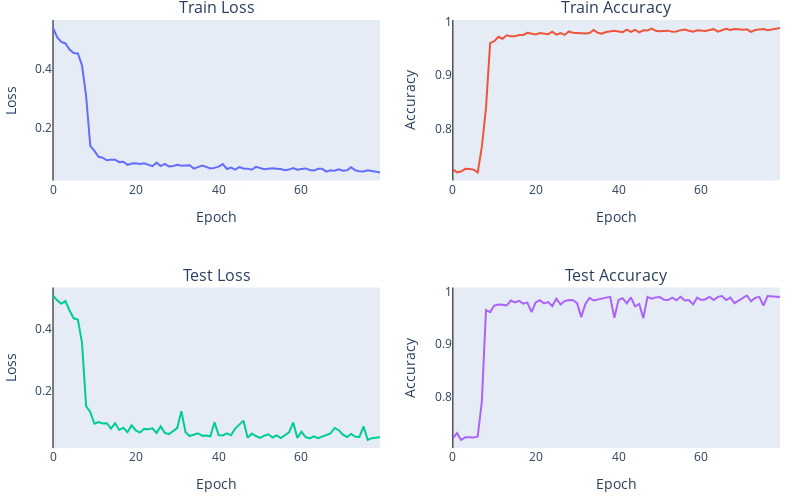
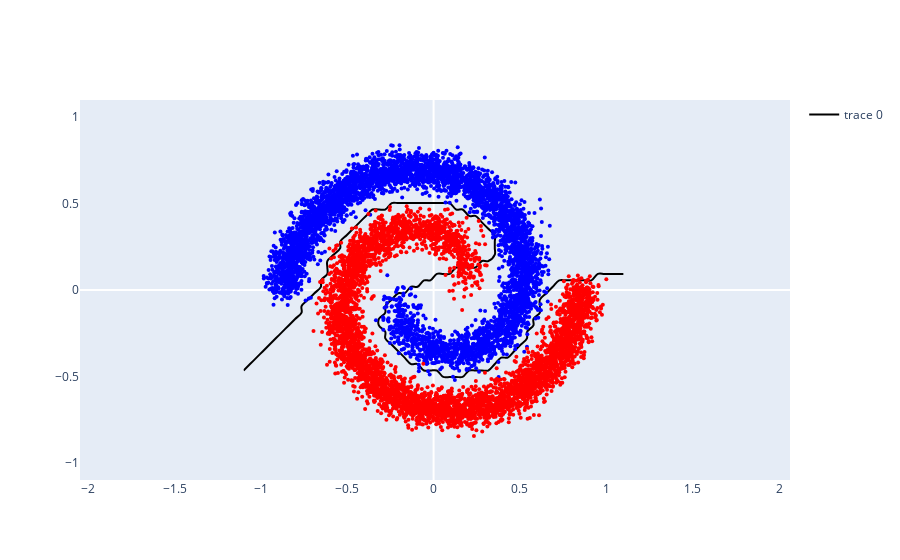

These figures' notebook cell, in order:
### Code cell
### train the model 
train_data, test_data, classA, classB = generate_spiral_sets(5000)


num_epochs = 80
model = DeepNNN(2,3,1)
criterion = nn.CrossEntropyLoss()
lr = 0.1
optimizer = t.optim.Adam(model.parameters(), lr=lr)
model_checkpoints = [copy.deepcopy(model.state_dict())]

train_loss = []
train_acc = []
test_loss = []
test_acc = []
grad_cache = []


for n in tqdm(range(num_epochs)):
    grads = {}
    loss, acc = train(model, train_data, criterion, optimizer, model_checkpoints, grads)
    grad_cache.append(grads)
    train_loss.append(loss)
    train_acc.append(acc)
    t_loss, t_acc = test(model, test_data, criterion)
    test_loss.append(t_loss)
    test_acc.append(t_acc)
print(f"train loss = {loss}, train acc = {acc}, test loss = {t_loss}, test acc = {t_acc}")


plot_metrics(train_loss,train_acc, test_loss, test_acc)

## plot decision boundary 
full_checks = model_checkpoints
plot_decision(classA, classB, model)

### Figure 1 — Plotly figure (JSON) as saved in the notebook; plotly's stock layout.template omitted (floating-point values rounded to 4 significant figures)
{"data": [{"type": "scatter", "xaxis": "x", "y": [0.5388, 0.5078, 0.4914, 0.4865, 0.466, 0.4539, 0.4521, 0.412, 0.3076, 0.1383, 0.1211, 0.1011, 0.09796, 0.08918, 0.09147, 0.0912, 0.08299, 0.0843, 0.07359, 0.0781, 0.07907, 0.07675, 0.07905, 0.07483, 0.06912, 0.08117, 0.06962, 0.07733, 0.06859, 0.07017, 0.07369, 0.07095, 0.07126, 0.07216, 0.06097, 0.06595, 0.07161, 0.06695, 0.06142, 0.0634, 0.06776, 0.07614, 0.05964, 0.06439, 0.05766, 0.06596, 0.06147, 0.06081, 0.05707, 0.06692, 0.06298, 0.05884, 0.06065, 0.06227, 0.06086, 0.05977, 0.05516, 0.0576, 0.06279, 0.05713, 0.05987, 0.06151, 0.05607, 0.05432, 0.06006, 0.06009, 0.05067, 0.05533, 0.05379, 0.05897, 0.05407, 0.05545, 0.06575, 0.05541, 0.05203, 0.05129, 0.05561, 0.05343, 0.05211, 0.0478], "yaxis": "y"}, {"type": "scatter", "xaxis": "x2", "y": [0.7239, 0.7184, 0.7199, 0.7249, 0.7246, 0.7235, 0.7181, 0.7659, 0.8383, 0.9597, 0.9631, 0.9715, 0.9679, 0.9742, 0.9725, 0.9726, 0.975, 0.9749, 0.9789, 0.9775, 0.9758, 0.9784, 0.9775, 0.9764, 0.981, 0.9755, 0.9785, 0.975, 0.9815, 0.979, 0.9785, 0.9776, 0.9776, 0.9784, 0.9844, 0.9789, 0.9774, 0.9805, 0.9821, 0.9828, 0.9814, 0.9801, 0.985, 0.9809, 0.9846, 0.9798, 0.9835, 0.9834, 0.9869, 0.9828, 0.9818, 0.9824, 0.983, 0.9808, 0.9814, 0.9839, 0.9852, 0.9828, 0.981, 0.9838, 0.983, 0.9825, 0.984, 0.9858, 0.9812, 0.9845, 0.9866, 0.9842, 0.986, 0.9858, 0.9849, 0.9855, 0.9806, 0.9842, 0.9848, 0.9859, 0.9838, 0.9851, 0.9855, 0.9879], "yaxis": "y2"}, {"type": "scatter", "xaxis": "x3", "y": [0.5091, 0.4933, 0.482, 0.4912, 0.4605, 0.435, 0.431, 0.3559, 0.1484, 0.1298, 0.09175, 0.09751, 0.09237, 0.09324, 0.0757, 0.09337, 0.07148, 0.07872, 0.06444, 0.08671, 0.06982, 0.06265, 0.07498, 0.07372, 0.07664, 0.06135, 0.08315, 0.06188, 0.05798, 0.06858, 0.07747, 0.1327, 0.06397, 0.05162, 0.05586, 0.06073, 0.05268, 0.05367, 0.05091, 0.09625, 0.0546, 0.05347, 0.06069, 0.05404, 0.07595, 0.09028, 0.1018, 0.04572, 0.06005, 0.05165, 0.04584, 0.05277, 0.05722, 0.04695, 0.05397, 0.04479, 0.05462, 0.06347, 0.09535, 0.04584, 0.06553, 0.04841, 0.04404, 0.05047, 0.04506, 0.04999, 0.0532, 0.05995, 0.07785, 0.0707, 0.056, 0.04805, 0.05828, 0.04944, 0.04899, 0.08284, 0.03885, 0.04464, 0.04628, 0.04812], "yaxis": "y3"}, {"type": "scatter", "xaxis": "x4", "y": [0.7205, 0.7305, 0.7175, 0.7225, 0.7225, 0.722, 0.724, 0.7905, 0.9645, 0.9605, 0.973, 0.975, 0.9745, 0.973, 0.9825, 0.979, 0.982, 0.9765, 0.9785, 0.9605, 0.979, 0.983, 0.977, 0.9795, 0.972, 0.986, 0.975, 0.9815, 0.9835, 0.983, 0.9775, 0.951, 0.976, 0.9875, 0.9825, 0.9845, 0.987, 0.988, 0.9895, 0.9495, 0.9835, 0.987, 0.977, 0.9885, 0.9715, 0.976, 0.949, 0.9895, 0.986, 0.9885, 0.989, 0.984, 0.9835, 0.988, 0.983, 0.9895, 0.9825, 0.9835, 0.975, 0.988, 0.9835, 0.985, 0.9895, 0.9835, 0.9895, 0.991, 0.9835, 0.988, 0.9775, 0.982, 0.9865, 0.992, 0.981, 0.9875, 0.9895, 0.973, 0.991, 0.99, 0.9895, 0.989], "yaxis": "y4"}], "layout": {"annotations": [{"font": {"size": 16}, "showarrow": false, "text": "Train Loss", "x": 0.225, "xanchor": "center", "xref": "paper", "y": 1, "yanchor": "bottom", "yref": "paper"}, {"font": {"size": 16}, "showarrow": false, "text": "Train Accuracy", "x": 0.775, "xanchor": "center", "xref": "paper", "y": 1, "yanchor": "bottom", "yref": "paper"}, {"font": {"size": 16}, "showarrow": false, "text": "Test Loss", "x": 0.225, "xanchor": "center", "xref": "paper", "y": 0.375, "yanchor": "bottom", "yref": "paper"}, {"font": {"size": 16}, "showarrow": false, "text": "Test Accuracy", "x": 0.775, "xanchor": "center", "xref": "paper", "y": 0.375, "yanchor": "bottom", "yref": "paper"}], "font": {"size": 12}, "height": 500, "margin": {"b": 10, "l": 10, "pad": 0, "r": 20, "t": 20}, "showlegend": false, "width": 800, "xaxis": {"anchor": "y", "domain": [0, 0.45], "showgrid": false, "title": {"text": "Epoch"}, "zeroline": true, "zerolinecolor": "black", "zerolinewidth": 1}, "xaxis2": {"anchor": "y2", "domain": [0.55, 1], "showgrid": false, "title": {"text": "Epoch"}, "zeroline": true, "zerolinecolor": "black", "zerolinewidth": 1}, "xaxis3": {"anchor": "y3", "domain": [0, 0.45], "showgrid": false, "title": {"text": "Epoch"}, "zeroline": true, "zerolinecolor": "black", "zerolinewidth": 1}, "xaxis4": {"anchor": "y4", "domain": [0.55, 1], "showgrid": false, "title": {"text": "Epoch"}, "zeroline": true, "zerolinecolor": "black", "zerolinewidth": 1}, "yaxis": {"anchor": "x", "domain": [0.625, 1], "showgrid": false, "title": {"text": "Loss"}}, "yaxis2": {"anchor": "x2", "domain": [0.625, 1], "showgrid": false, "title": {"text": "Accuracy"}}, "yaxis3": {"anchor": "x3", "domain": [0, 0.375], "showgrid": false, "title": {"text": "Loss"}}, "yaxis4": {"anchor": "x4", "domain": [0, 0.375], "showgrid": false, "title": {"text": "Accuracy"}}}}

### Figure 2 — Plotly figure (JSON) as saved in the notebook; plotly's stock layout.template omitted (floating-point values rounded to 4 significant figures; data arrays with more than 128 entries replaced by an {"elided": "..."} marker saying what was removed)
{"data": [{"contours": {"coloring": "none", "end": 1, "size": 1, "start": 0}, "line": {"color": "black", "width": 2}, "type": "contour", "x": [-1.1, -1.063, -1.025, -0.9881, -0.9508, -0.9136, -0.8763, -0.839, -0.8017, -0.7644, -0.7271, -0.6898, -0.6525, -0.6153, -0.578, -0.5407, -0.5034, -0.4661, -0.4288, -0.3915, -0.3542, -0.3169, -0.2797, -0.2424, -0.2051, -0.1678, -0.1305, -0.09322, -0.05593, -0.01864, 0.01864, 0.05593, 0.09322, 0.1305, 0.1678, 0.2051, 0.2424, 0.2797, 0.3169, 0.3542, 0.3915, 0.4288, 0.4661, 0.5034, 0.5407, 0.578, 0.6153, 0.6525, 0.6898, 0.7271, 0.7644, 0.8017, 0.839, 0.8763, 0.9136, 0.9508, 0.9881, 1.025, 1.063, 1.1], "y": [-1.1, -1.063, -1.025, -0.9881, -0.9508, -0.9136, -0.8763, -0.839, -0.8017, -0.7644, -0.7271, -0.6898, -0.6525, -0.6153, -0.578, -0.5407, -0.5034, -0.4661, -0.4288, -0.3915, -0.3542, -0.3169, -0.2797, -0.2424, -0.2051, -0.1678, -0.1305, -0.09322, -0.05593, -0.01864, 0.01864, 0.05593, 0.09322, 0.1305, 0.1678, 0.2051, 0.2424, 0.2797, 0.3169, 0.3542, 0.3915, 0.4288, 0.4661, 0.5034, 0.5407, 0.578, 0.6153, 0.6525, 0.6898, 0.7271, 0.7644, 0.8017, 0.839, 0.8763, 0.9136, 0.9508, 0.9881, 1.025, 1.063, 1.1], "z": {"elided": "60x60 int values"}}, {"marker": {"color": "blue", "size": 4}, "mode": "markers", "showlegend": false, "type": "scatter", "x": {"elided": "5000 float values"}, "y": {"elided": "5000 float values"}}, {"marker": {"color": "red", "size": 4}, "mode": "markers", "showlegend": false, "type": "scatter", "x": {"elided": "5000 float values"}, "y": {"elided": "5000 float values"}}], "layout": {"xaxis": {"showgrid": false}, "yaxis": {"scaleanchor": "x", "scaleratio": 1, "showgrid": false}}}
